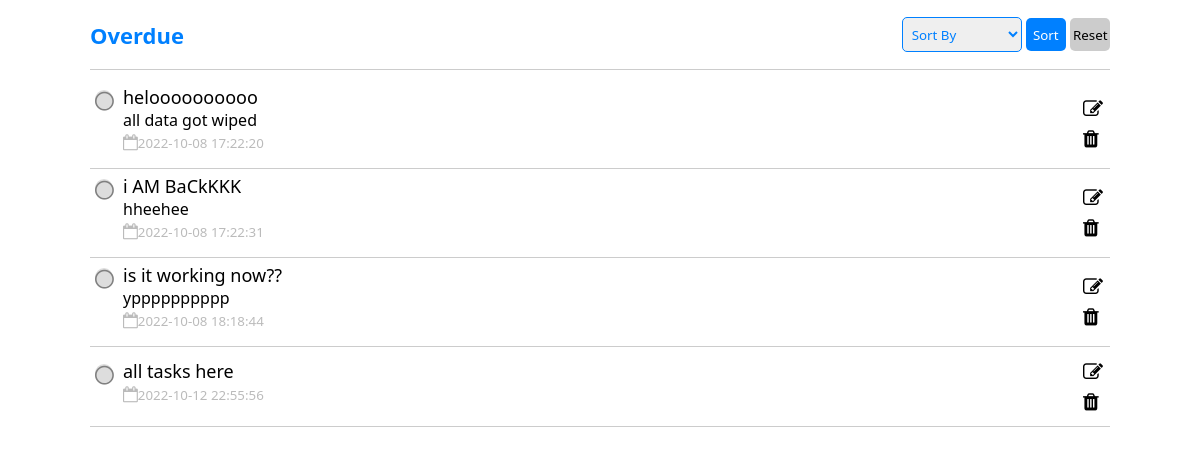
/main/overdue-tasks.php (signed in), run on an earlier commit of the app's database.
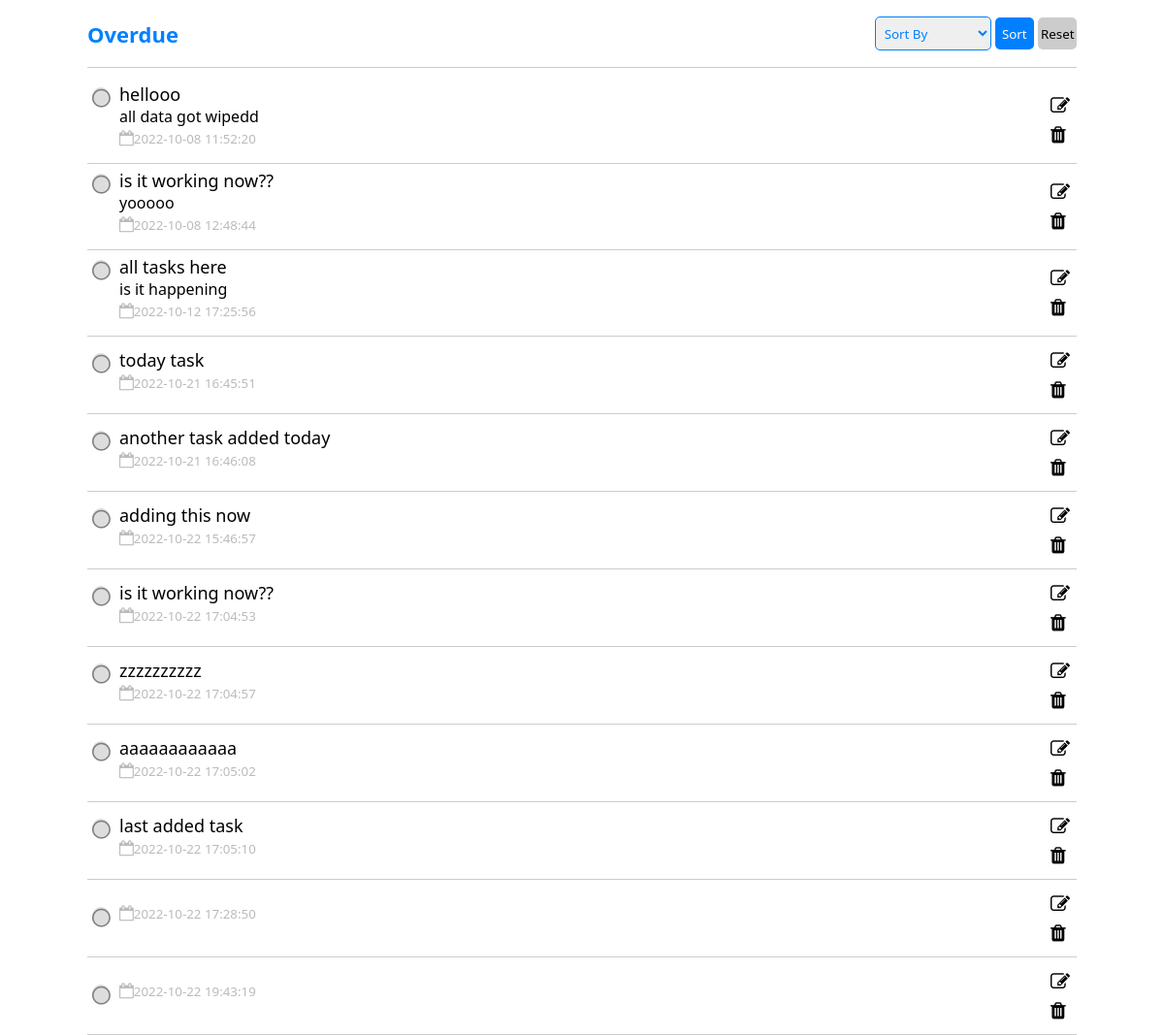
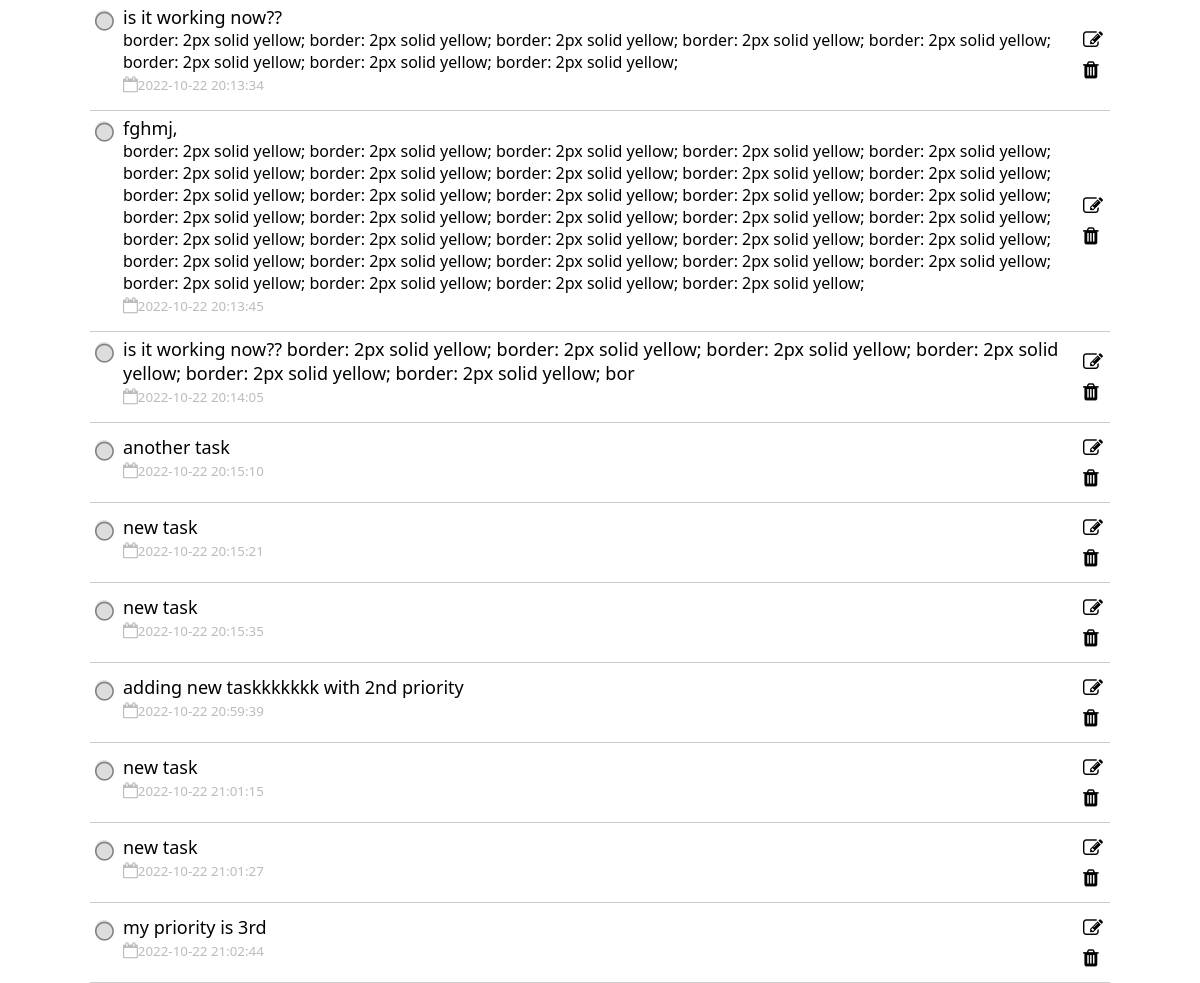
And on a later commit of the database (2 pictures, top to bottom).
### tables this page shows
CREATE TABLE `tasks` (
  `Sno` int(11) NOT NULL,
  `task-name` varchar(200) NOT NULL,
  `task-desc` text NOT NULL,
  `timestamp` timestamp NOT NULL DEFAULT current_timestamp(),
  `priority` int(10) DEFAULT 4,
  `user-id` int(11) NOT NULL
);

### main/overdue-tasks.php (the view, shortened to what this page needs)
<?php
    require_once '../config.php';
?>
<!DOCTYPE html>
<html lang="en">
    <head>
        <link rel="stylesheet" href="main-page.css">
        <link href="https://maxcdn.bootstrapcdn.com/font-awesome/4.2.0/css/font-awesome.min.css" rel="stylesheet">
</head>
<body>
    <section id="content-today" class="content">
        <div class="head">
            <div class="heading">
                <span>Overdue</span>
            </div>
            <form method="post">
                <select name="sort-by" id="sort-box">
                    <option hidden selected value="">Sort By</option>
                </select>
                <span class="buttons">
                    <button class="two" name="sort-submit">Sort</button>
                    <button class="one" name="sort-reset">Reset</button>
                </span>
            </form>
        </div>
        <div class="tasks">
            <?php
                if(isset($_POST['sort-submit'])){
                    $sortBy = $_POST['sort-by'];
                    if($sortBy == "old-task-first"){
                        $sql1 = "SELECT * FROM `tasks` WHERE `user-id` = '{$_SESSION['id']}' AND DATE(`timestamp`) < DATE(now()) ORDER BY `timestamp` ASC";
                    }
                    if($sortBy == "new-task-first"){
                        $sql1 = "SELECT * FROM `tasks` WHERE `user-id` = '{$_SESSION['id']}' AND DATE(`timestamp`) < DATE(now()) ORDER BY `timestamp` DESC";
                    }
                    if($sortBy == "A-Z"){
                        $sql1 = "SELECT * FROM `tasks` WHERE `user-id` = '{$_SESSION['id']}' AND DATE(`timestamp`) < DATE(now()) ORDER BY `task-name` ASC";
                    }
                    if($sortBy == "Z-A"){
                        $sql1 = "SELECT * FROM `tasks` WHERE `user-id` = '{$_SESSION['id']}' AND DATE(`timestamp`) < DATE(now()) ORDER BY `task-name` DESC";
                    }
                    if($sortBy == ""){
                        $sql1 = "SELECT * FROM `tasks` WHERE `user-id` = '{$_SESSION['id']}' AND DATE(`timestamp`) < DATE(now())";
                    }
                }
                else{
                    $sql1 = "SELECT * FROM `tasks` WHERE `user-id` = '{$_SESSION['id']}' AND DATE(`timestamp`) < DATE(now())";
                }
                $result1 = mysqli_query($conn, $sql1) or die('query unsucessful');
                if(mysqli_num_rows($result1) > 0){
                    while($row = mysqli_fetch_assoc($result1)){
            ?>
            <div class="single-task">
                <div class="todo">
                    <div class="checkbox">
                        <i class="fa fa-solid fa-circle-thin"></i>
                    </div>
                    <div class="text">
                        <span class="task-name"><?php echo $row['task-name'];?></span>
                        <p class="task-desc"><?php echo $row['task-desc'];?></p>
                        <small style="color: #bbb;"><?php echo '<i style="font-size:16px;" class=" fa fa-solid fa-calendar-o"></i>'.$row['timestamp'];?></small>
                    </div>
                </div>
                <div class="icons">
                    <i attr-id="<?php echo $row['Sno'] ?>" class="fa fa-solid fa-edit"></i>
                    <i attr-id="<?php echo $row['Sno'] ?>" class="fa fa-solid fa-trash"></i>
                </div>
            </div>
            <?php
                } }
            ?>
        </div>
    </section>
</body>
</html>

What changed in the data, as far as the page shows it:
removed tasks: value "i AM BaCkKKK", value "hheehee", timestamp "2022-10-08 17:22:31"
changed tasks: value "heloooooooooo" → "hellooo"; value "all data got wiped" → "all data got wipedd"; timestamp "2022-10-08 17:22:20" → "2022-10-08 11:52:20"
changed tasks: value "ypppppppppp" → "yooooo"; timestamp "2022-10-08 18:18:44" → "2022-10-08 12:48:44"
changed tasks "all tasks here": value (not shown) → "is it happening"; timestamp "2022-10-12 22:55:56" → "2022-10-12 17:25:56"
added tasks: value "today task", timestamp "2022-10-21 16:45:51"
added tasks: value "another task added today", timestamp "2022-10-21 16:46:08"
added tasks: value "adding this now", timestamp "2022-10-22 15:46:57"
added tasks: value "is it working now??", timestamp "2022-10-22 17:04:53"
added tasks: value "zzzzzzzzzz", timestamp "2022-10-22 17:04:57"
added tasks: value "aaaaaaaaaaaa", timestamp "2022-10-22 17:05:02"
added tasks: value "last added task", timestamp "2022-10-22 17:05:10"
added tasks: timestamp "2022-10-22 17:28:50"
added tasks: timestamp "2022-10-22 19:43:19"
added tasks: value "is it working now??", value "border: 2px solid yellow; border: 2px solid yellow; border: 2px solid yellow; border: 2px solid yellow; border: 2px solid yellow; border: 2px solid yellow; border: 2px solid yellow; border: 2px solid yellow;", timestamp "2022-10-22 20:13:34"
added tasks: value "fghmj,", value "border: 2px solid yellow; border: 2px solid yellow; border: 2px solid yellow; border: 2px solid yellow; border: 2px solid yellow; border: 2px solid yellow; border: 2px solid yellow; border: 2px solid yellow; border: 2px solid yellow; border: 2px solid yellow; border: 2px solid yellow; border: 2px solid yellow; border: 2px solid yellow; border: 2px solid yellow; border: 2px solid yellow; border: 2px solid yellow; border: 2px solid yellow; border: 2px solid yellow; border: 2px solid yellow; border: 2px solid yellow; border: 2px solid yellow; border: 2px solid yellow; border: 2px solid yellow; border: 2px solid yellow; border: 2px solid yellow; border: 2px solid yellow; border: 2px solid…", timestamp "2022-10-22 20:13:45"
added tasks: value "is it working now?? border: 2px solid yellow; border: 2px solid yellow; border: 2px solid yellow; border: 2px solid yellow; border: 2px solid yellow; border: 2px solid yellow; bor", timestamp "2022-10-22 20:14:05"
added tasks: value "another task", timestamp "2022-10-22 20:15:10"
added tasks: value "new task", timestamp "2022-10-22 20:15:21"
added tasks: value "new task", timestamp "2022-10-22 20:15:35"
added tasks: value "adding new taskkkkkkk with 2nd priority", timestamp "2022-10-22 20:59:39"
added tasks: value "new task", timestamp "2022-10-22 21:01:15"
added tasks: value "new task", timestamp "2022-10-22 21:01:27"
added tasks: value "my priority is 3rd", timestamp "2022-10-22 21:02:44"
